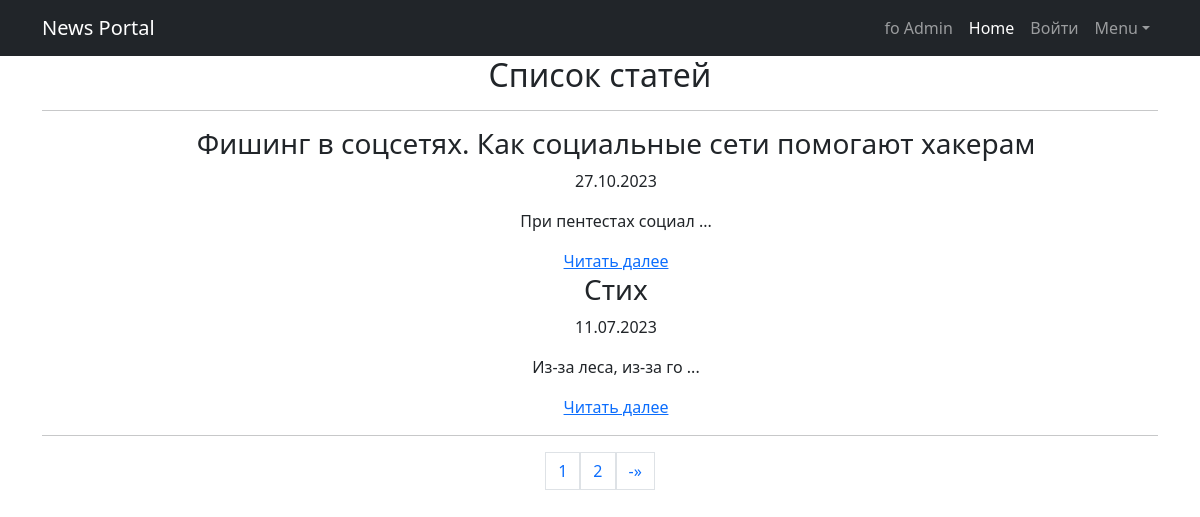
The app's page /article/ with its own data.
### news/models.py (models this page shows, shortened)
class Post(models.Model):
    ARTICLE = 'AR'
    NEWS = 'NW'
    CATEGOY_CHOICES = (
        ('AR', 'Статья'),
        ('NW', 'Новость'),
    )
    author = models.ForeignKey(Author, on_delete=models.CASCADE)  # Поле Автор
    type = models.CharField(max_length=2, choices=CATEGOY_CHOICES, default=ARTICLE)  # Поле выбора новость / статья
    creationDate = models.DateTimeField(auto_now_add=True)  # Авто добавление даты создания
    postCategory = models.ManyToManyField(Category, through='PostCategory')
    title = models.CharField(max_length=128)
    content = models.TextField()
    rating = models.SmallIntegerField(default=0)

### news/views.py (the view)
# urls.py: path('article/', views.article_list, name='article_list'),  # URL-шаблон для списка статей
def article_list(request):
    article = Post.objects.filter(type='AR').order_by('-creationDate')  # Фильтруем только статьи
    paginator = Paginator(article, 2)
    page = request.GET.get('page')
    articles = paginator.get_page(page)
    return render(request, 'news/article_list.html', {'articles': articles})

### news/templates/news/article_list.html (shortened to what this page needs)
{% extends 'flatpages/default.html' %}
{% load cenzura %}
{% block content %}
    <h2>Список статей</h2>
    <hr />
    <ul>
        {% for post in articles %}
            <h3>{{ post.title|censor }}</h3>
            <p>{{ post.creationDate|date:"d.m.Y" }}</p>
            <p>{{ post.content|censor|slice:":20" }} {{"..."}}</p>
            <a href="{% url 'news:article_detail' post.id %}">Читать далее</a>
        {% endfor %}
    </ul>
    <hr />
    <div class="pagination justify-content-center">
        <span class="page-link">{{ articles.number }}</span>
        {% if articles.has_next %}
            {% if paginator.num_pages != articles.next_page_number %}
                <a class="page-link" href="?page={{ articles.next_page_number }}">{{ articles.next_page_number }}</a>
            {% endif %}
            <a class="page-link" href="?page={{ articles.paginator.num_pages }}">-&raquo;</a>
        {% endif %}
    </div>
{% endblock %}

### records on screen
Post: title|censor "Фишинг в соцсетях. Как социальные сети помогают хакерам", creationDate "27.10.2023", content|censor "При пентестах социал", value "..."
Post: title|censor "Стих", creationDate "11.07.2023", content|censor "Из-за леса, из-за го", value "..."

### other values on screen
{{ articles.number }} "1"
{{ articles.next_page_number }} "2"
